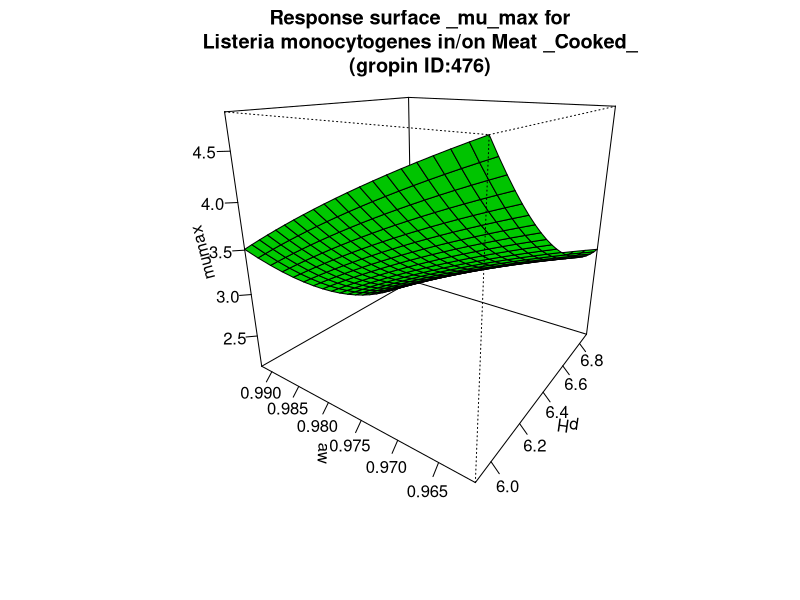

Here is the R script that generated this plot:
#############################
# start of Parameter script
#############################
pH <- seq(5.9059,6.89310689310689,length.out=21)
aw <- seq(0.96096,0.992007992007992,length.out=21)
#############################
# end of Parameter script
#############################
############################# 
# start of Model script Gropin ID 476 
#############################
 
# constant coefficients for this model
 
variables <- data.frame(pH,aw)
argumentsPar <- unique.data.frame(expand.grid(variables))
 
# heart of the model
response_surface <- function(pH,aw) {
   mumax <-(-112.09+(-27.702)*pH+467.55*aw+6.9724*pH*aw+1.5135*(pH^2)+(-282.75)*(aw^2))

	return(mumax=mumax)
} 

# output parameters
responseSurface <- cbind(argumentsPar,response_surface(argumentsPar['pH'],argumentsPar['aw']))
colnames(responseSurface) <- c(colnames(argumentsPar),'mumax')
#############################
# End of Model script
#############################
############################# 
# start of Visualisation script Gropin ID 476 
#############################
titleText <-'Response surface _mu_max for
Listeria monocytogenes in/on Meat _Cooked_
(gropin ID:476)'
persp(pH,aw,matrix(unlist(responseSurface$'mumax'),nrow=21),col = 'green',xlab='pH',ylab='aw',zlab='mumax',main=titleText,theta=305,phi=20,shade=0.25,ticktype = 'detailed')
#############################
# End of Visualisation script
#############################
